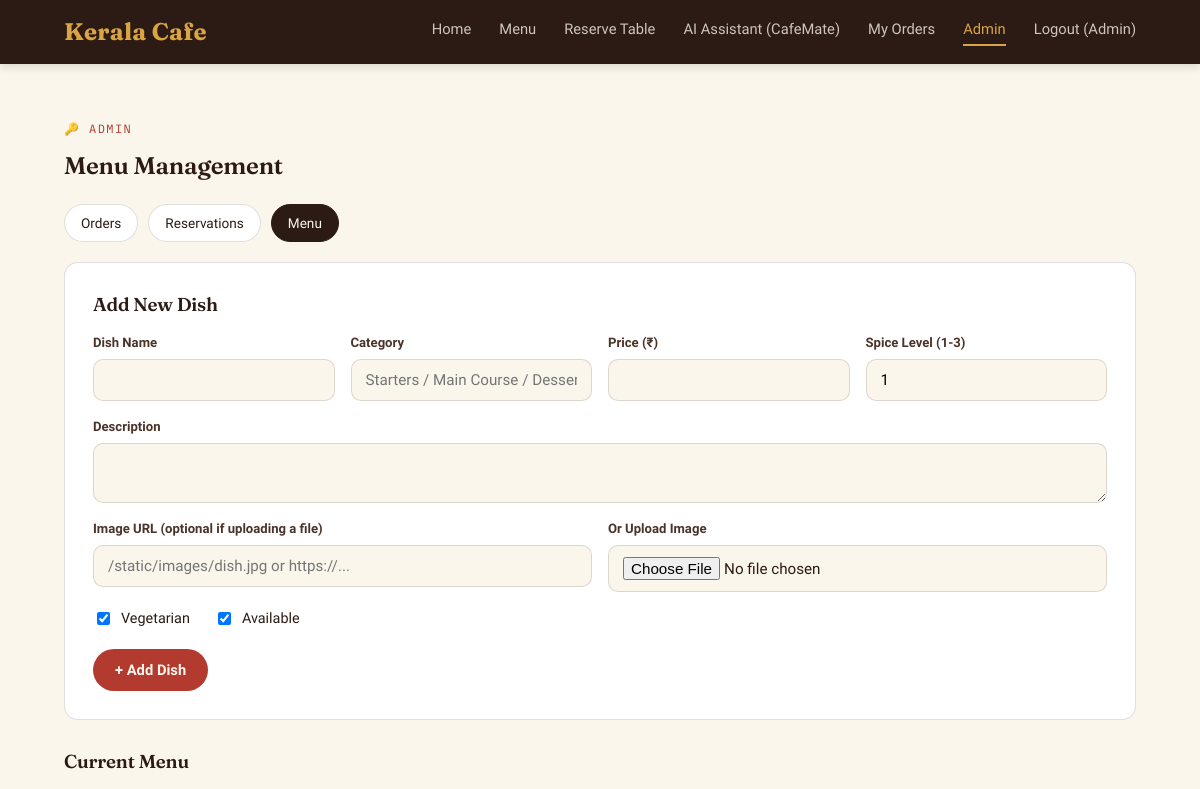
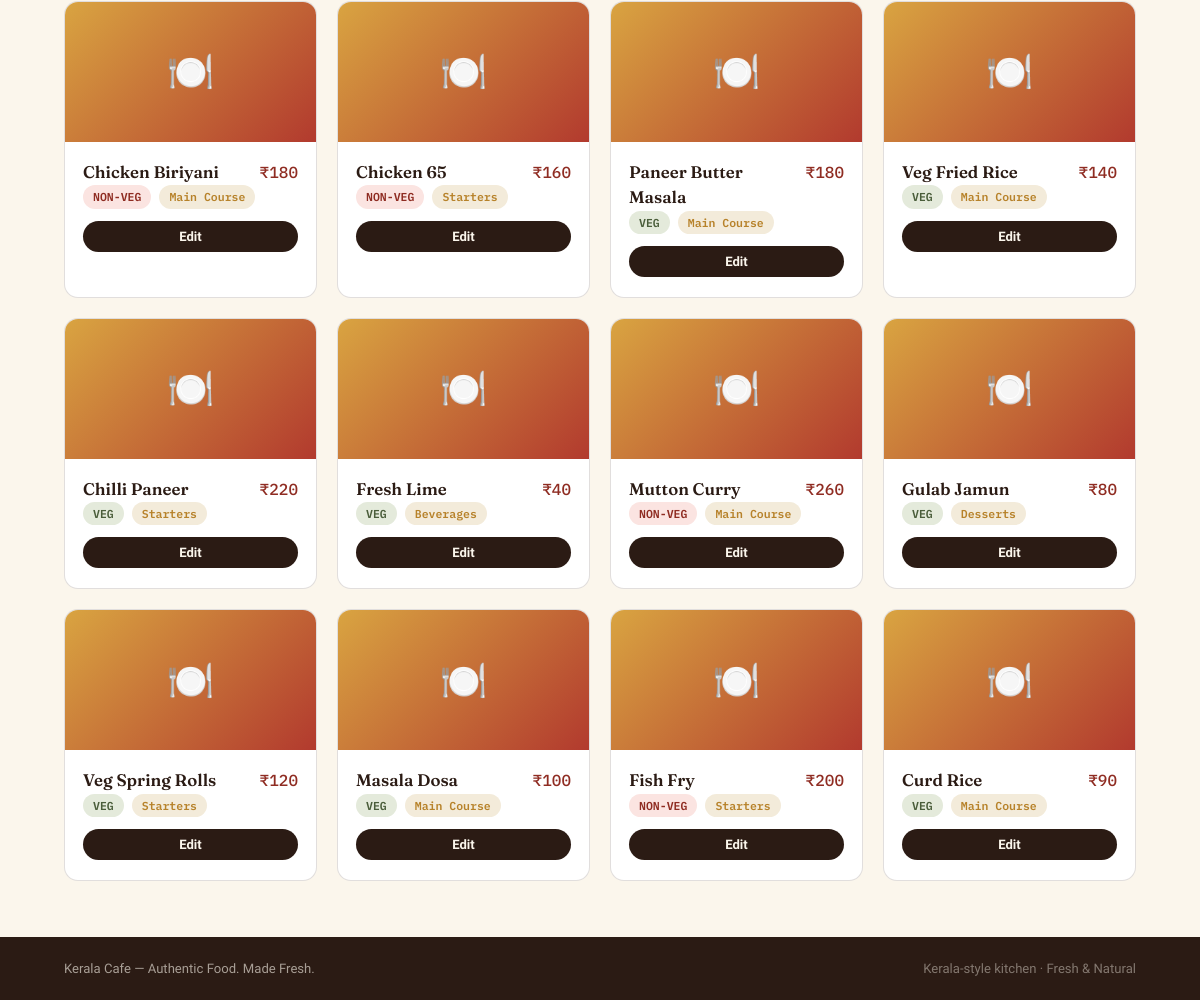
/admin/menu (signed in), run on the app's committed database (2 pictures, top to bottom).
### models.py (models this page shows)
class User(Base):
    __tablename__ = "users"
    user_id = Column(Integer, primary_key=True, index=True)
    name = Column(String(120), nullable=False)
    email = Column(String(120), unique=True, nullable=False, index=True)
    phone = Column(String(20), unique=True, nullable=False, index=True)
    password_hash = Column(String(255), nullable=False)
    is_admin = Column(Boolean, default=False)
    created_at = Column(DateTime(timezone=True), server_default=func.now())
    orders = relationship("Order", back_populates="user")
    reservations = relationship("Reservation", back_populates="user")

class Food(Base):
    __tablename__ = "foods"
    food_id = Column(Integer, primary_key=True, index=True)
    food_name = Column(String(120), nullable=False)
    category = Column(String(60), nullable=False)       # e.g. Starters, Main Course, Beverages
    price = Column(Float, nullable=False)
    description = Column(Text, default="")
    is_veg = Column(Boolean, default=True)
    spice_level = Column(Integer, default=1)             # 1-3 (mild/medium/spicy)
    image_url = Column(String(255), default="")
    availability = Column(Boolean, default=True)
    rating = Column(Float, default=4.5)
    order_items = relationship("OrderItem", back_populates="food")

### app.py (the view)
@app.get("/admin/menu")
def admin_menu_page(request: Request, db: Session = Depends(get_db)):
    admin = auth.get_current_user(request, db)
    if not admin:
        return RedirectResponse(url="/login?next=/admin/menu", status_code=303)
    if not admin.is_admin:
        raise HTTPException(status_code=403, detail="Admin access only.")
    foods = db.query(models.Food).order_by(models.Food.food_id).all()
    return render(request, "admin_menu.html", db, {"foods": foods})

### templates/admin_menu.html (shortened to what this page needs)
{% extends "base.html" %}
{% block content %}
<section class="th-section">
  <div class="th-container">
    <span class="th-eyebrow">🔑 Admin</span>
    <h2>Menu Management</h2>
    <div class="th-filters" style="margin:20px 0;">
      <a href="/admin/orders" class="th-chip">Orders</a>
      <a href="/admin/reservations" class="th-chip">Reservations</a>
      <a href="/admin/menu" class="th-chip active">Menu</a>
    </div>
    <div class="th-card" style="margin-bottom:28px;">
      <h3 style="margin-bottom:14px;">Add New Dish</h3>
      <form method="post" action="/admin/menu/add" enctype="multipart/form-data">
        <div class="th-form-grid">
          <div class="th-field">
            <label>Dish Name</label>
            <input type="text" name="food_name" required>
          </div>
          <div class="th-field">
            <label>Category</label>
            <input type="text" name="category" placeholder="Starters / Main Course / Desserts / Beverages" required>
          </div>
          <div class="th-field">
            <label>Price (₹)</label>
            <input type="number" name="price" step="0.01" min="0" required>
          </div>
          <div class="th-field">
            <label>Spice Level (1-3)</label>
            <input type="number" name="spice_level" min="1" max="3" value="1" required>
          </div>
        </div>
        <div class="th-field" style="margin-top:16px;">
          <label>Description</label>
          <textarea name="description" rows="2"></textarea>
        </div>
        <div class="th-form-grid" style="margin-top:16px;">
          <div class="th-field">
            <label>Image URL (optional if uploading a file)</label>
            <input type="text" name="image_url" placeholder="/static/images/dish.jpg or https://...">
          </div>
          <div class="th-field">
            <label>Or Upload Image</label>
            <input type="file" name="image_file" accept="image/*">
          </div>
        </div>
        <div style="display:flex; gap:24px; margin-top:16px;">
          <label style="display:flex; align-items:center; gap:8px; font-size:0.9rem;"><input type="checkbox" name="is_veg" checked> Vegetarian</label>
          <label style="display:flex; align-items:center; gap:8px; font-size:0.9rem;"><input type="checkbox" name="availability" checked> Available</label>
        </div>
        <button type="submit" class="btn btn-primary" style="margin-top:20px;">+ Add Dish</button>
      </form>
    </div>
    <h3 style="margin-bottom:14px;">Current Menu</h3>
    <div class="th-card-grid">
      {% for food in foods %}
      <div class="th-food-card">
        {% if food.image_url %}
        <div class="th-food-media" style="font-size:0;">
        </div>
        {% else %}
        <div class="th-food-media">🍽️</div>
        {% endif %}
        <div class="th-food-body">
          <div class="th-food-top">
            <span class="th-food-name">{{ food.food_name }}</span>
            <span class="th-price">₹{{ food.price|int }}</span>
          </div>
          <div class="th-food-meta">
            <span class="th-tag {{ 'th-tag-veg' if food.is_veg else 'th-tag-nonveg' }}">{{ 'VEG' if food.is_veg else 'NON-VEG' }}</span>
            <span class="th-tag th-tag-rating">{{ food.category }}</span>
          </div>
          <button class="btn btn-sm btn-dark btn-block" onclick="document.getElementById('edit-{{ food.food_id }}').classList.toggle('open-panel')">Edit</button>
        </div>
      </div>
      {% endfor %}
    </div>
  </div>
</section>
{% endblock %}

### templates/base.html (shortened to what this page needs)
<!DOCTYPE html>
<html lang="en">
<head>
<link rel="stylesheet" href="/static/style.css">
</head>
<body>
<header class="th-nav">
  <div class="th-nav-inner">
    <a href="/" class="th-brand">Kerala Cafe</a>
    <nav class="th-nav-links" id="navLinks">
      <a href="/" class="{{ 'active' if request.url.path == '/' }}">Home</a>
      <a href="/menu" class="{{ 'active' if request.url.path == '/menu' }}">Menu</a>
      <a href="/reserve" class="{{ 'active' if request.url.path == '/reserve' }}">Reserve Table</a>
      <a href="/ai-assistant" class="{{ 'active' if request.url.path == '/ai-assistant' }}">AI Assistant (CafeMate)</a>
      <a href="/orders" class="{{ 'active' if request.url.path == '/orders' }}">My Orders</a>
      {% if current_user %}
        {% if current_user.is_admin %}
        <a href="/admin/orders" class="{{ 'active' if request.url.path.startswith('/admin') }}">Admin</a>
        {% endif %}
        <a href="/logout">Logout ({{ current_user.name.split(' ')[0] }})</a>
      {% else %}
        <a href="/login" class="{{ 'active' if request.url.path == '/login' }}">Login</a>
        <a href="/register" class="{{ 'active' if request.url.path == '/register' }}">Sign Up</a>
      {% endif %}
    </nav>
  </div>
</header>
<main>
{% block content %}{% endblock %}
</main>
<footer class="th-footer">
  <div class="th-footer-inner">
    <span>Kerala Cafe &mdash; Authentic Food. Made Fresh.</span>
    <span class="th-footer-dim">Kerala-style kitchen &middot; Fresh & Natural</span>
  </div>
</footer>
</body>
</html>

### data on the page
User: name "Admin"
Food: food_name "Chicken Biriyani", price "180", is_veg "NON-VEG", category "Main Course"
Food: food_name "Chicken 65", price "160", is_veg "NON-VEG", category "Starters"
Food: food_name "Paneer Butter Masala", price "180", is_veg "VEG", category "Main Course"
Food: food_name "Veg Fried Rice", price "140", is_veg "VEG", category "Main Course"
Food: food_name "Chilli Paneer", price "220", is_veg "VEG", category "Starters"
Food: food_name "Fresh Lime", price "40", is_veg "VEG", category "Beverages"
Food: food_name "Mutton Curry", price "260", is_veg "NON-VEG", category "Main Course"
Food: food_name "Gulab Jamun", price "80", is_veg "VEG", category "Desserts"
Food: food_name "Veg Spring Rolls", price "120", is_veg "VEG", category "Starters"
Food: food_name "Masala Dosa", price "100", is_veg "VEG", category "Main Course"
Food: food_name "Fish Fry", price "200", is_veg "NON-VEG", category "Starters"
Food: food_name "Curd Rice", price "90", is_veg "VEG", category "Main Course"
